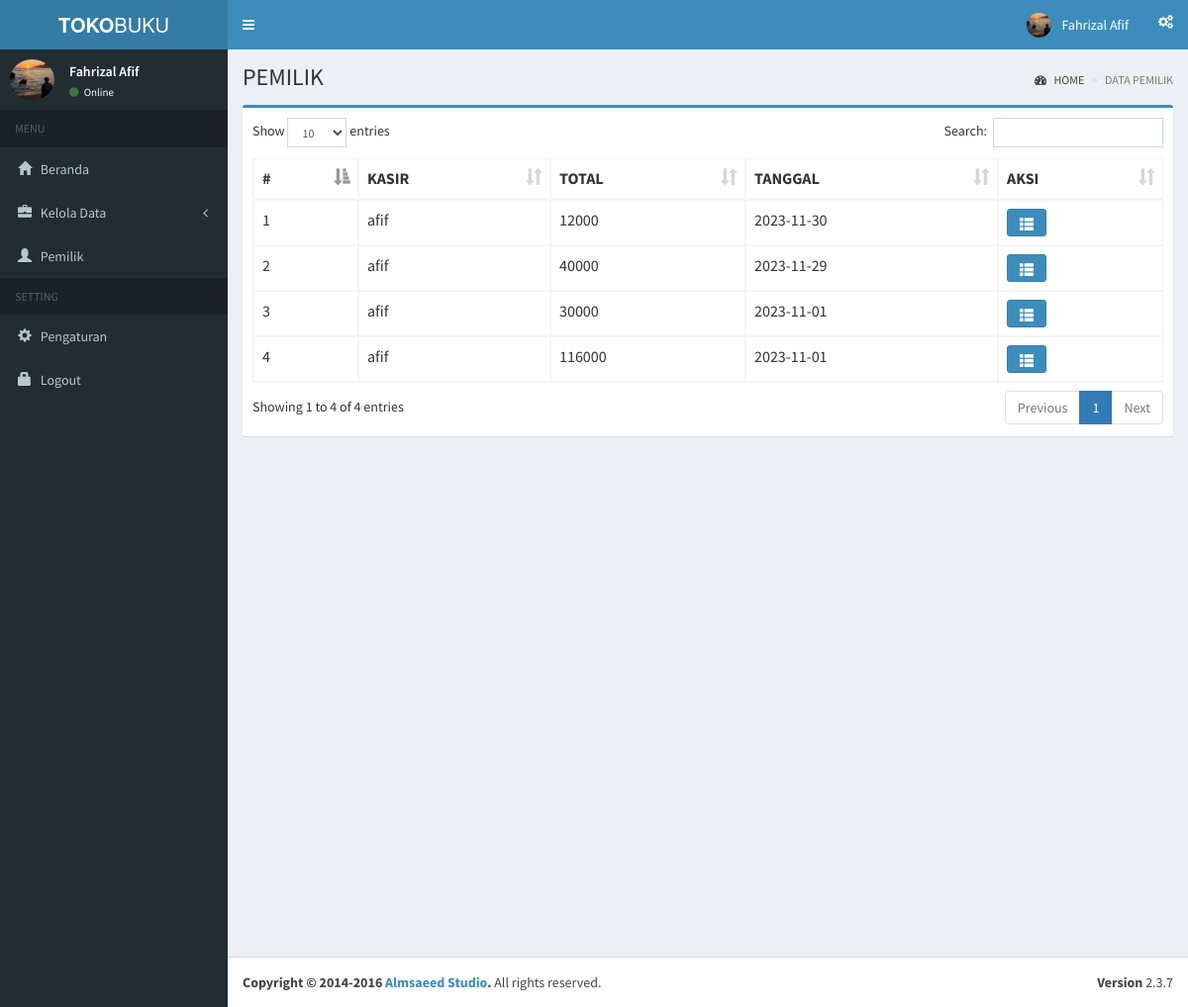
Screenshot of /index.php?page=pemilik (signed in) with the database file from the repository.
### tables this page shows
CREATE TABLE `penjualan` (
  `id_penjualan` int(11) NOT NULL,
  `id_kasir` int(11) DEFAULT NULL,
  `total` int(50) DEFAULT NULL,
  `tanggal` date DEFAULT NULL
);

CREATE TABLE `kasir` (
  `id_kasir` int(11) NOT NULL,
  `nama` varchar(255) NOT NULL,
  `alamat` text NOT NULL,
  `telepon` int(15) NOT NULL,
  `status` enum('0','1') NOT NULL,
  `username` varchar(155) NOT NULL,
  `password` varchar(155) NOT NULL,
  `level` varchar(50) NOT NULL
);

### pages/pemilik/pemilik.php (the view, shortened to what this page needs)
<div class="content-wrapper">
  <section class="content-header">
    <h1>
      PEMILIK
    </h1>
    <ol class="breadcrumb">
      <li><a href="index.php"><i class="fa fa-dashboard"></i> HOME</a></li>
      <li class="active">DATA PEMILIK</li>
    </ol>
  </section>
  <section class="content">
    <div class="row">
      <div class="col-xs-12">
        <div class="box box-primary">
          <div class="box-body table-responsive">
            <table id="distributor" class="table table-bordered table-hover">
              <thead>
                <tr>
                  <th>#</th>
                  <th>KASIR</th>
                  <th>TOTAL</th>
                  <th>TANGGAL</th>
                  <th>AKSI</th>
                </tr>
              </thead>
              <tbody>
                <?php
                include "../toko_buku/conf/conn.php";
                $no = 0;
                $query = mysqli_query($koneksi, "SELECT penjualan.*, kasir.* FROM penjualan
                INNER JOIN kasir ON penjualan.id_kasir = kasir.id_kasir order by penjualan.id_penjualan DESc");
                while ($row = mysqli_fetch_array($query)) {
                ?>
                  <tr>
                    <td><?php echo $no = $no + 1; ?></td>
                    <td><?php echo $row['nama']; ?></td>
                    <td><?php echo $row['total']; ?></td>
                    <td><?php echo $row['tanggal']; ?></td>
                    <td>
                      <a href="index.php?page=detail&id=<?= $row['id_penjualan']; ?>" class="btn btn-primary" role="button" title="Ubah Data"><i class="glyphicon glyphicon-th-list"></i></a>
                    </td>
                  </tr>
                <?php } ?>
              </tbody>
            </table>
          </div>
        </div>
      </div>
    </div>
  </section>
</div>

### rows the page displays
penjualan: id_kasir.nama "afif", total "12000", tanggal "2023-11-30"
penjualan: no "2", id_kasir.nama "afif", total "40000", tanggal "2023-11-29"
penjualan: no "3", id_kasir.nama "afif", total "30000", tanggal "2023-11-01"
penjualan: no "4", id_kasir.nama "afif", total "116000", tanggal "2023-11-01"
